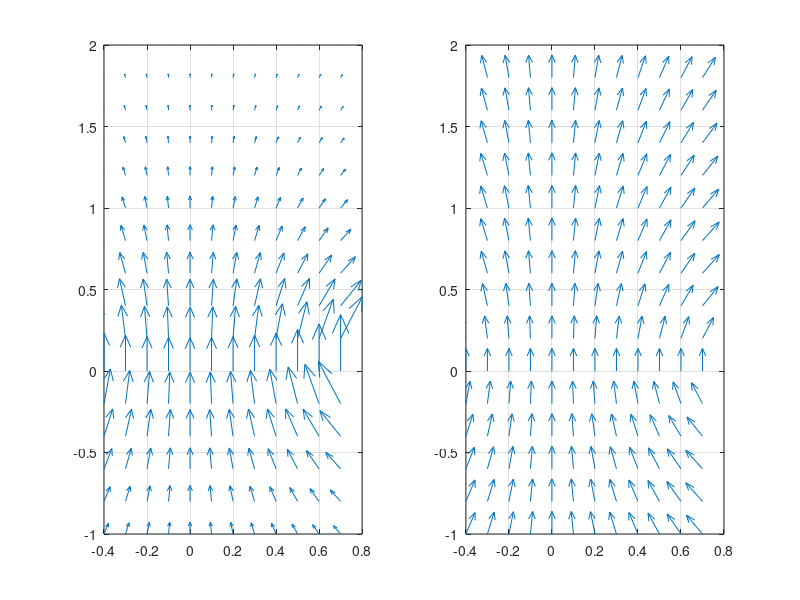

Here is the MATLAB script that generated this plot:
dHz = @(al,R,x,z)R*(R-x.*cos(al))./sqrt(R^2-2*x.*R.*cos(al)+x.^2 +z.^2).^3;
dHx = @(phi,R,x,z)R*z.*cos(phi) ./sqrt(R^2-2*x.*R.*cos(phi)+x.^2 +z.^2).^3;

clf
z = -1:0.2:2; x = -0.4:0.1:0.7;
[xx,zz] = meshgrid(x,z);
x = xx(:); z = zz(:);
Hx = zeros(size(x)); Hz = Hx;

for k = 1:length(x)
  fx    = @(al)dHx(al,1,x(k),z(k));
  Hx(k) = quad(fx,0,2*pi)/(4*pi);
  fz    = @(al)dHz(al,1,x(k),z(k));
  Hz(k) = quad(fz,0,2*pi)/(4*pi);
end%for

subplot(1,2,1)
quiver(x,z,Hx,Hz,1.5)
grid on
axis([-0.4 0.8 -1 2])

scal = 1./sqrt(Hx(:).^2+Hz(:).^2);
Hx = scal.*Hx; Hz = scal.*Hz;

subplot(1,2,2)
quiver(x,z,Hx,Hz,0.6)
grid on
axis([-0.4 0.8 -1 2])
